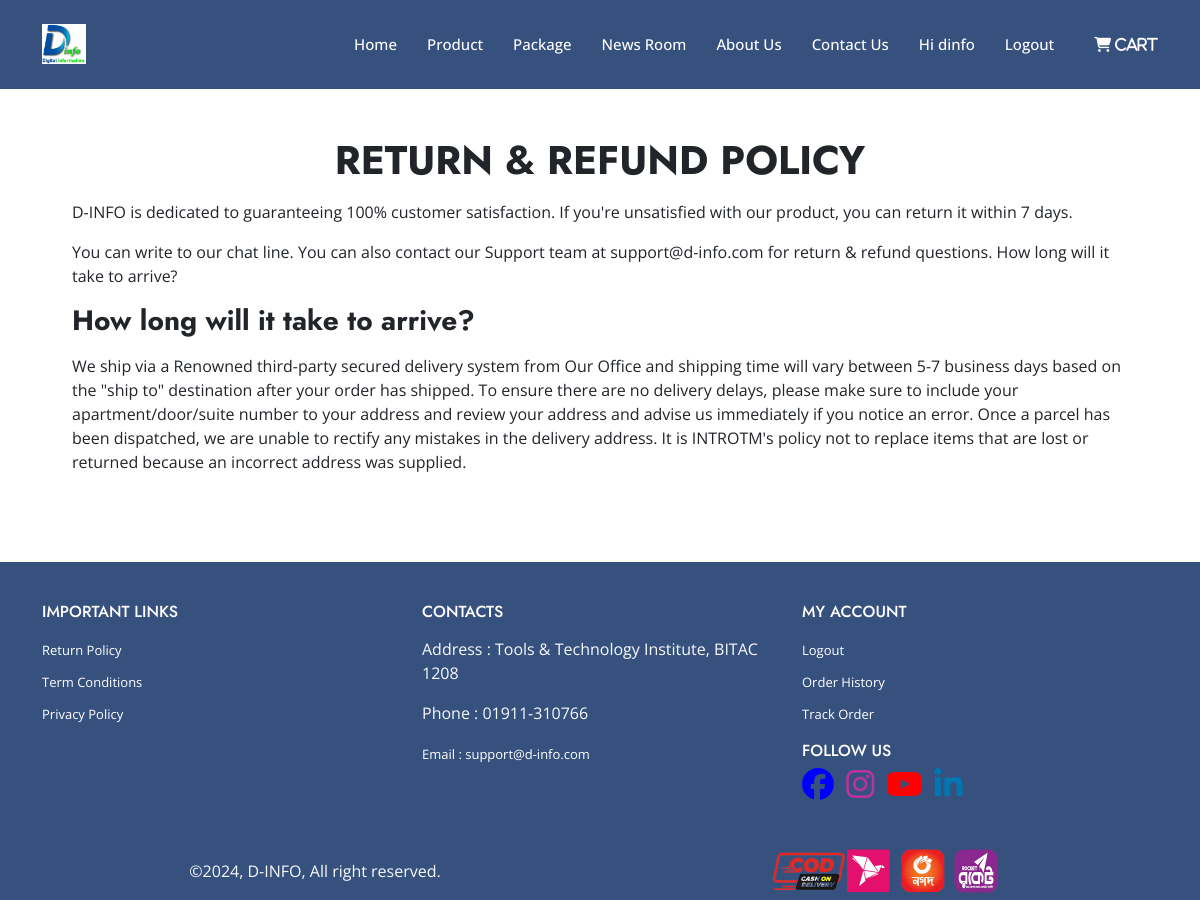
Screenshot of /returnPolicy/ (signed in) with the database file from the repository.
### ReturnPolicy/models.py (models this page shows)
class Return_Policy(models.Model):
    description = RichTextField()
    arrive = RichTextField()

### ReturnPolicy/views.py (the view)
# urls.py: path('', views.PolicyView.as_view(), name='policy'),
class PolicyView(TemplateView):
    template_name = 'returnPolicy.html'
    def get_context_data(self, **kwargs):
        context = super().get_context_data(**kwargs)
        context['policy'] = Return_Policy.objects.first()
        return context

### templates/returnPolicy.html (shortened to what this page needs)
{% extends 'base.html' %}
{% load static %}
{% block content %}
    <section class="pt-4 mb-4">
        <div class="container text-center">
            <div class="row">
                <div class="col-lg-6 text-center text-lg-left">
                    <h1 class="fw-600 h4">Term Conditions Page</h1>
                </div>
                <div class="col-lg-6">
                    <ul class="breadcrumb bg-transparent p-0 justify-content-center justify-content-lg-end">
                        <li class="breadcrumb-item has-transition opacity-50 hov-opacity-100">
                            <a class="text-reset" href="https://shareinfobd.com">Home</a>
                        </li>
                        <li class="text-dark fw-600 breadcrumb-item">
                        </li>
                    </ul>
                </div>
            </div>
        </div>
    </section>
  <section class="m-4 p-5 ">
    <div class="contaier">
        <h1 class="text-center text-uppercase fw-bold">Return & Refund policy</h1>
        <p><span class="fw-bold">{{policy.description | safe}} </p>
        <h3 class="fw-bold">How long will it take to arrive?  </h3>
        <p>{{policy.arrive | safe}}</p>
    </div>
  </section>
{% endblock %}

### templates/header.html (shortened to what this page needs)
   {% load static %}
    <header id="header" class="fixed-top ">
        <div class="container d-flex align-items-center">
            <a href="{% url 'home' %}" class="logo me-auto"><img src="{% static 'images/logo.jpg' %}" alt="" class="img-fluid"></a>
            <nav id="navbar" class="navbar">
                <ul>
                    <li><a class="nav-link  active " href="{% url 'home' %}">Home</a></li>
                    <li><a class="nav-link" href="#products">Product</a></li>
                    <li><a class="nav-link " href="#package">Package</a></li>
                    <li><a class="nav-link " href="{% url 'news' %}">News Room</a></li>
                    <li><a class="nav-link " href="{% url 'about' %}">About Us</a></li>
                    <li><a class="nav-link " href="{% url 'contact' %}">Contact Us</a></li>
                    {% if request.user.is_authenticated %}
                    <li>
                    <a class="nav-link">Hi {{request.user.username}}</a>
                  </li>
                     <li>
                    <a class="nav-link" href="{% url 'logout' %}" class="nav-link">Logout</a>
                  </li>
                  {% else %}
                    <li><a class="getstarted" href="{% url 'login' %}">Get Started</a></li>
                  {% endif %}
                  {% if request.user.is_authenticated %}
                    <li><a href=""><i class="fa-solid fa-cart-shopping  cart"> Cart</i></a></li>
                  {% endif %}
                </ul>
            </nav>
        </div>
    </header>

### static/style.css (style rules this page uses)
html { scroll-behavior: smooth; }
body { font-family: "Open Sans", sans-serif; }
h1, h2, h3, h4, h5, h6 { font-family: "Jost", sans-serif; }
#header .logo img { max-height: 40px; }
#header { transition: all 0.5s; z-index: 997; padding: 15px 0; background: #37517e; }
.navbar ul { margin: 0; padding: 0; display: flex; list-style: none; align-items: center; }
.cart { color: white; padding-left: 10px; transition: .5s; }
.navbar ul a { text-decoration: none; }
.navbar a, .navbar a:focus { display: flex; align-items: center; justify-content: space-between; padding: 10px 0 10px 30px; font-size: 15px; font-weight: 500; color: #fff; white-space: nowrap; transition: 0.3s; }

### rows the page displays
Return_Policy: description "D-INFO is dedicated to guaranteeing 100% customer satisfaction. If you're unsatisfied with our product, you can return it within 7 days. You can write to our chat line. You can also contact our Support team at support@d-info.com for return & refund questions. How long will it take to arrive?", arrive "We ship via a Renowned third-party secured delivery system from Our Office and shipping time will vary between 5-7 business days based on the \"ship to\" destination after your order has shipped. To ensure there are no delivery delays, please make sure to include your apartment/door/suite number to your address and review your address and advise us immediately if you notice an error. Once a parcel has been dispatched, we are unable to rectify any mistakes in the delivery address. It is INTROTM's policy not to replace items that are lost or returned because an incorrect address was supplied."

### other values shown
{{ request.user.username }} "dinfo"
